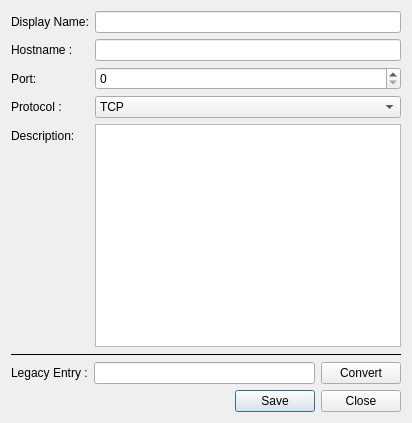
<?xml version="1.0" encoding="UTF-8"?>
<ui version="4.0">
 <class>add_server_widget</class>
 <widget class="QWidget" name="add_server_widget">
  <property name="geometry">
   <rect>
    <x>0</x>
    <y>0</y>
    <width>412</width>
    <height>423</height>
   </rect>
  </property>
  <property name="windowTitle">
   <string>Form</string>
  </property>
  <layout class="QGridLayout" name="gridLayout">
   <item row="2" column="0">
    <layout class="QHBoxLayout" name="server_legacy_layout">
     <item>
      <widget class="QLabel" name="server_legacy_lbl">
       <property name="text">
        <string>Legacy Entry :</string>
       </property>
      </widget>
     </item>
     <item>
      <widget class="QLineEdit" name="server_legacy_edit"/>
     </item>
     <item>
      <widget class="QPushButton" name="server_legacy_load_button">
       <property name="text">
        <string>Convert</string>
       </property>
      </widget>
     </item>
    </layout>
   </item>
   <item row="0" column="0">
    <layout class="QFormLayout" name="server_new_layout">
     <item row="0" column="0">
      <widget class="QLabel" name="server_display_name_lbl">
       <property name="text">
        <string>Display Name:</string>
       </property>
      </widget>
     </item>
     <item row="0" column="1">
      <widget class="QLineEdit" name="server_display_name_edit"/>
     </item>
     <item row="1" column="0">
      <widget class="QLabel" name="server_hostname_lbl">
       <property name="text">
        <string>Hostname :</string>
       </property>
      </widget>
     </item>
     <item row="1" column="1">
      <widget class="QLineEdit" name="server_hostname_edit"/>
     </item>
     <item row="2" column="0">
      <widget class="QLabel" name="server_port_lbl">
       <property name="text">
        <string>Port:</string>
       </property>
      </widget>
     </item>
     <item row="2" column="1">
      <widget class="QSpinBox" name="server_port_box">
       <property name="maximum">
        <number>65535</number>
       </property>
      </widget>
     </item>
     <item row="3" column="0">
      <widget class="QLabel" name="server_protocol_lbl">
       <property name="text">
        <string>Protocol :</string>
       </property>
      </widget>
     </item>
     <item row="3" column="1">
      <widget class="QComboBox" name="server_protocol_box">
       <item>
        <property name="text">
         <string>TCP</string>
        </property>
       </item>
       <item>
        <property name="text">
         <string>WEBSOCKET</string>
        </property>
       </item>
      </widget>
     </item>
     <item row="4" column="0">
      <widget class="QLabel" name="server_description_lbl">
       <property name="text">
        <string>Description:</string>
       </property>
      </widget>
     </item>
     <item row="4" column="1">
      <widget class="QPlainTextEdit" name="server_description_edit">
       <property name="sizePolicy">
        <sizepolicy hsizetype="MinimumExpanding" vsizetype="MinimumExpanding">
         <horstretch>0</horstretch>
         <verstretch>0</verstretch>
        </sizepolicy>
       </property>
      </widget>
     </item>
    </layout>
   </item>
   <item row="1" column="0">
    <widget class="Line" name="server_legacy_bar">
     <property name="frameShadow">
      <enum>QFrame::Plain</enum>
     </property>
     <property name="orientation">
      <enum>Qt::Horizontal</enum>
     </property>
    </widget>
   </item>
   <item row="3" column="0">
    <widget class="QDialogButtonBox" name="server_dialog_button">
     <property name="standardButtons">
      <set>QDialogButtonBox::Close|QDialogButtonBox::Save</set>
     </property>
    </widget>
   </item>
  </layout>
 </widget>
 <resources/>
 <connections/>
</ui>
